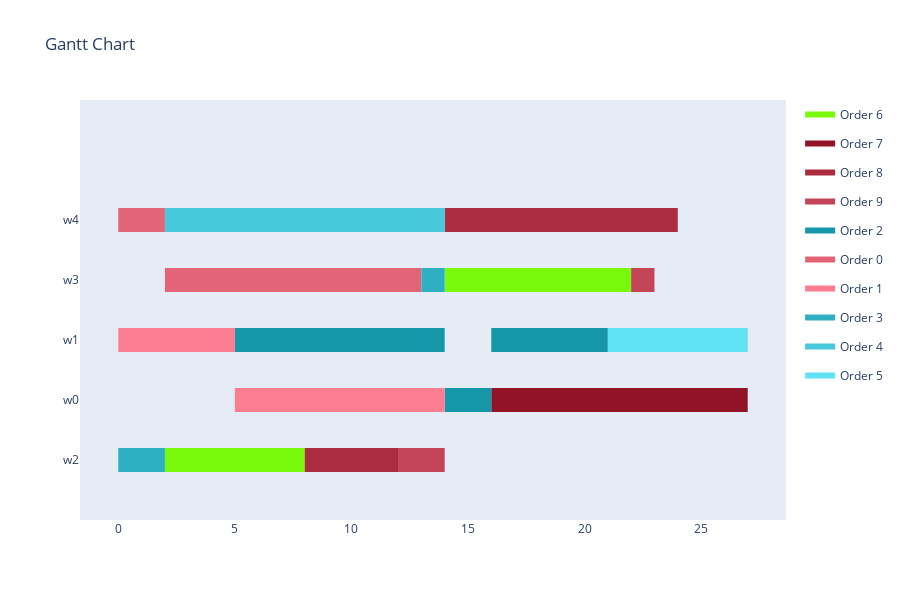

Notebook code cell kept with this figure:
### Markdown cell above
<h4>Visualize Schedule</h4>

### Code cell
visualize_schedule_demo(schedule, env, orders)

### Figure 1 — Plotly figure (JSON) as saved in the notebook; plotly's stock layout.template omitted (floating-point values rounded to 4 significant figures)
{"data": [{"fill": "toself", "fillcolor": "rgb(121, 250, 13)", "hoverinfo": "name", "legendgroup": "rgb(121, 250, 13)", "mode": "none", "name": "Order 6", "type": "scatter", "x": [14, 19, 19, 14, 14, 19, 21, 21, 19, 19, 21, 22, 22, 21, 21, 2, 8, 8, 2], "y": [2.8, 2.8, 3.2, 3.2, null, 2.8, 2.8, 3.2, 3.2, null, 2.8, 2.8, 3.2, 3.2, null, -0.2, -0.2, 0.2, 0.2]}, {"fill": "toself", "fillcolor": "rgb(146, 19, 38)", "hoverinfo": "name", "legendgroup": "rgb(146, 19, 38)", "mode": "none", "name": "Order 7", "type": "scatter", "x": [16, 18, 18, 16, 16, 18, 23, 23, 18, 18, 23, 27, 27, 23], "y": [0.8, 0.8, 1.2, 1.2, null, 0.8, 0.8, 1.2, 1.2, null, 0.8, 0.8, 1.2, 1.2]}, {"fill": "toself", "fillcolor": "rgb(171, 44, 63)", "hoverinfo": "name", "legendgroup": "rgb(171, 44, 63)", "mode": "none", "name": "Order 8", "type": "scatter", "x": [14, 19, 19, 14, 14, 19, 24, 24, 19, 19, 8, 12, 12, 8], "y": [3.8, 3.8, 4.2, 4.2, null, 3.8, 3.8, 4.2, 4.2, null, -0.2, -0.2, 0.2, 0.2]}, {"fill": "toself", "fillcolor": "rgb(196, 69, 88)", "hoverinfo": "name", "legendgroup": "rgb(196, 69, 88)", "mode": "none", "name": "Order 9", "type": "scatter", "x": [22, 23, 23, 22, 22, 12, 14, 14, 12], "y": [2.8, 2.8, 3.2, 3.2, null, -0.2, -0.2, 0.2, 0.2]}, {"fill": "toself", "fillcolor": "rgb(21, 150, 169)", "hoverinfo": "name", "legendgroup": "rgb(21, 150, 169)", "mode": "none", "name": "Order 2", "type": "scatter", "x": [5, 13, 13, 5, 5, 13, 14, 14, 13, 13, 16, 21, 21, 16, 16, 14, 16, 16, 14], "y": [1.8, 1.8, 2.2, 2.2, null, 1.8, 1.8, 2.2, 2.2, null, 1.8, 1.8, 2.2, 2.2, null, 0.8, 0.8, 1.2, 1.2]}, {"fill": "toself", "fillcolor": "rgb(227, 100, 119)", "hoverinfo": "name", "legendgroup": "rgb(227, 100, 119)", "mode": "none", "name": "Order 0", "type": "scatter", "x": [0, 2, 2, 0, 0, 2, 9, 9, 2, 2, 9, 13, 13, 9], "y": [3.8, 3.8, 4.2, 4.2, null, 2.8, 2.8, 3.2, 3.2, null, 2.8, 2.8, 3.2, 3.2]}, {"fill": "toself", "fillcolor": "rgb(252, 125, 144)", "hoverinfo": "name", "legendgroup": "rgb(252, 125, 144)", "mode": "none", "name": "Order 1", "type": "scatter", "x": [0, 5, 5, 0, 0, 5, 10, 10, 5, 5, 10, 14, 14, 10], "y": [1.8, 1.8, 2.2, 2.2, null, 0.8, 0.8, 1.2, 1.2, null, 0.8, 0.8, 1.2, 1.2]}, {"fill": "toself", "fillcolor": "rgb(46, 175, 194)", "hoverinfo": "name", "legendgroup": "rgb(46, 175, 194)", "mode": "none", "name": "Order 3", "type": "scatter", "x": [13, 14, 14, 13, 13, 0, 2, 2, 0], "y": [2.8, 2.8, 3.2, 3.2, null, -0.2, -0.2, 0.2, 0.2]}, {"fill": "toself", "fillcolor": "rgb(71, 200, 219)", "hoverinfo": "name", "legendgroup": "rgb(71, 200, 219)", "mode": "none", "name": "Order 4", "type": "scatter", "x": [2, 4, 4, 2, 2, 4, 9, 9, 4, 4, 9, 14, 14, 9], "y": [3.8, 3.8, 4.2, 4.2, null, 3.8, 3.8, 4.2, 4.2, null, 3.8, 3.8, 4.2, 4.2]}, {"fill": "toself", "fillcolor": "rgb(96, 225, 244)", "hoverinfo": "name", "legendgroup": "rgb(96, 225, 244)", "mode": "none", "name": "Order 5", "type": "scatter", "x": [21, 26, 26, 21, 21, 26, 27, 27, 26], "y": [1.8, 1.8, 2.2, 2.2, null, 1.8, 1.8, 2.2, 2.2]}, {"legendgroup": "rgb(121, 250, 13)", "marker": {"color": "rgb(121, 250, 13)", "opacity": 0, "size": 1}, "mode": "markers", "name": "", "showlegend": false, "text": [null, null, null, null, null, null, null, null], "type": "scatter", "x": [14, 19, 19, 21, 21, 22, 2, 8], "y": [3, 3, 3, 3, 3, 3, 0, 0]}, {"legendgroup": "rgb(146, 19, 38)", "marker": {"color": "rgb(146, 19, 38)", "opacity": 0, "size": 1}, "mode": "markers", "name": "", "showlegend": false, "text": [null, null, null, null, null, null], "type": "scatter", "x": [16, 18, 18, 23, 23, 27], "y": [1, 1, 1, 1, 1, 1]}, {"legendgroup": "rgb(171, 44, 63)", "marker": {"color": "rgb(171, 44, 63)", "opacity": 0, "size": 1}, "mode": "markers", "name": "", "showlegend": false, "text": [null, null, null, null, null, null], "type": "scatter", "x": [14, 19, 19, 24, 8, 12], "y": [4, 4, 4, 4, 0, 0]}, {"legendgroup": "rgb(196, 69, 88)", "marker": {"color": "rgb(196, 69, 88)", "opacity": 0, "size": 1}, "mode": "markers", "name": "", "showlegend": false, "text": [null, null, null, null], "type": "scatter", "x": [22, 23, 12, 14], "y": [3, 3, 0, 0]}, {"legendgroup": "rgb(21, 150, 169)", "marker": {"color": "rgb(21, 150, 169)", "opacity": 0, "size": 1}, "mode": "markers", "name": "", "showlegend": false, "text": [null, null, null, null, null, null, null, null], "type": "scatter", "x": [5, 13, 13, 14, 16, 21, 14, 16], "y": [2, 2, 2, 2, 2, 2, 1, 1]}, {"legendgroup": "rgb(227, 100, 119)", "marker": {"color": "rgb(227, 100, 119)", "opacity": 0, "size": 1}, "mode": "markers", "name": "", "showlegend": false, "text": [null, null, null, null, null, null], "type": "scatter", "x": [0, 2, 2, 9, 9, 13], "y": [4, 4, 3, 3, 3, 3]}, {"legendgroup": "rgb(252, 125, 144)", "marker": {"color": "rgb(252, 125, 144)", "opacity": 0, "size": 1}, "mode": "markers", "name": "", "showlegend": false, "text": [null, null, null, null, null, null], "type": "scatter", "x": [0, 5, 5, 10, 10, 14], "y": [2, 2, 1, 1, 1, 1]}, {"legendgroup": "rgb(46, 175, 194)", "marker": {"color": "rgb(46, 175, 194)", "opacity": 0, "size": 1}, "mode": "markers", "name": "", "showlegend": false, "text": [null, null, null, null], "type": "scatter", "x": [13, 14, 0, 2], "y": [3, 3, 0, 0]}, {"legendgroup": "rgb(71, 200, 219)", "marker": {"color": "rgb(71, 200, 219)", "opacity": 0, "size": 1}, "mode": "markers", "name": "", "showlegend": false, "text": [null, null, null, null, null, null], "type": "scatter", "x": [2, 4, 4, 9, 9, 14], "y": [4, 4, 4, 4, 4, 4]}, {"legendgroup": "rgb(96, 225, 244)", "marker": {"color": "rgb(96, 225, 244)", "opacity": 0, "size": 1}, "mode": "markers", "name": "", "showlegend": false, "text": [null, null, null, null], "type": "scatter", "x": [21, 26, 26, 27], "y": [2, 2, 2, 2]}], "layout": {"height": 600, "hovermode": "closest", "showlegend": true, "title": {"text": "Gantt Chart"}, "xaxis": {"rangeselector": {"buttons": [{"count": 7, "label": "1w", "step": "day", "stepmode": "backward"}, {"count": 1, "label": "1m", "step": "month", "stepmode": "backward"}, {"count": 6, "label": "6m", "step": "month", "stepmode": "backward"}, {"count": 1, "label": "YTD", "step": "year", "stepmode": "todate"}, {"count": 1, "label": "1y", "step": "year", "stepmode": "backward"}, {"step": "all"}]}, "showgrid": false, "type": "linear", "zeroline": false}, "yaxis": {"autorange": false, "range": [-1, 6], "showgrid": false, "ticktext": ["w2", "w0", "w1", "w3", "w4"], "tickvals": [0, 1, 2, 3, 4], "zeroline": false}}}
